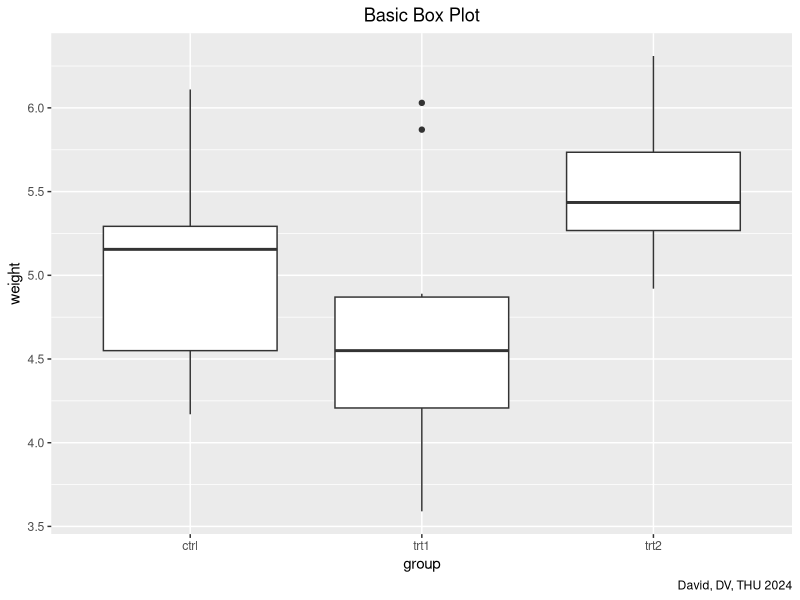

Generate this figure with R:
## ---- chunk 1
library(ggplot2)
ggplot(PlantGrowth, aes(x = group, y = weight)) +
  geom_boxplot() +
  labs(title = 'Basic Box Plot', 
       caption = 'David, DV, THU 2024') +
  theme(plot.title = element_text(hjust = 0.5))

